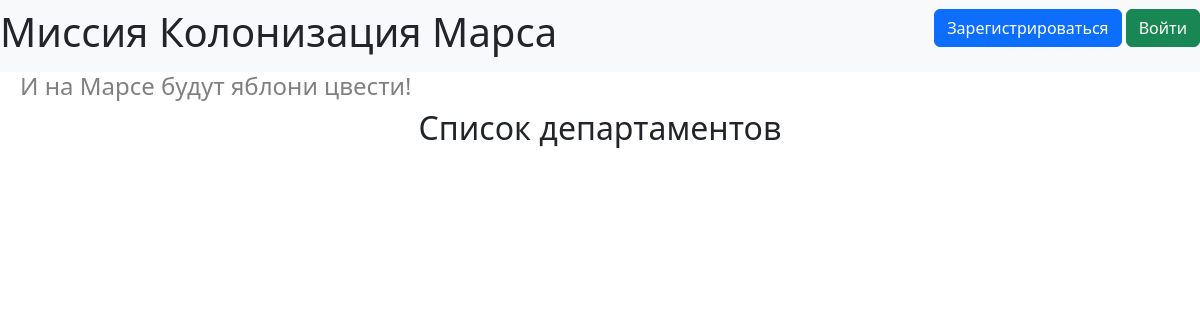
The page /departments on the database as committed earlier.
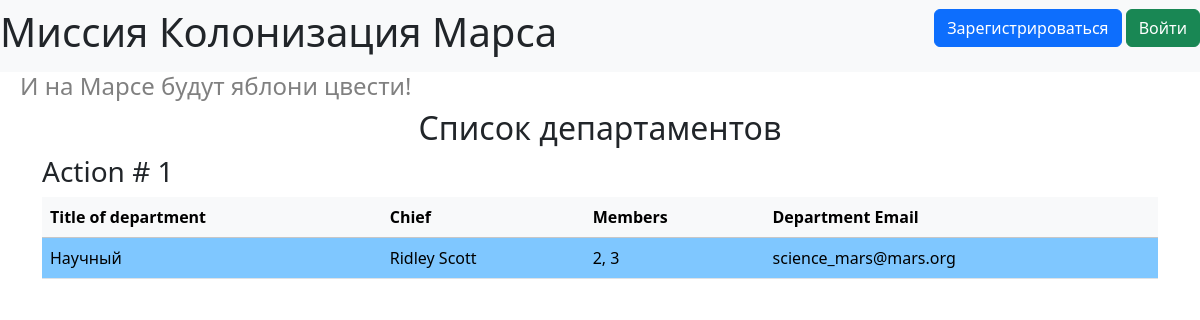
The same page on the database as committed later.
### data/departments.py (models this page shows)
class Department(db_session.SqlAlchemyBase, SerializerMixin):
    __tablename__ = 'departments'
    id = sqlalchemy.Column(sqlalchemy.Integer,
                           primary_key=True, autoincrement=True)
    title = sqlalchemy.Column(sqlalchemy.String, nullable=True)
    chief = sqlalchemy.Column(sqlalchemy.Integer, sqlalchemy.ForeignKey("users.id"))
    members = sqlalchemy.Column(sqlalchemy.String, nullable=True)
    email = sqlalchemy.Column(sqlalchemy.String,
                              index=True, unique=True, nullable=True)
    user2 = orm.relationship('User')

### data/users.py (models this page shows, shortened)
class User(db_session.SqlAlchemyBase, UserMixin, SerializerMixin):
    __tablename__ = 'users'
    id = sqlalchemy.Column(sqlalchemy.Integer,
                           primary_key=True, autoincrement=True)
    surname = sqlalchemy.Column(sqlalchemy.String, nullable=True)
    name = sqlalchemy.Column(sqlalchemy.String, nullable=True)
    age = sqlalchemy.Column(sqlalchemy.Integer, nullable=True)
    position = sqlalchemy.Column(sqlalchemy.String, nullable=True)
    speciality = sqlalchemy.Column(sqlalchemy.String, nullable=True)
    address = sqlalchemy.Column(sqlalchemy.String, nullable=True)
    email = sqlalchemy.Column(sqlalchemy.String,
                              index=True, unique=True, nullable=True)
    hashed_password = sqlalchemy.Column(sqlalchemy.String, nullable=True)
    modified_date = sqlalchemy.Column(sqlalchemy.DateTime,
                                     default=datetime.datetime.now)
    jobs = orm.relationship('Job', back_populates='user')
    departments = orm.relationship('Department', back_populates='user2')

### index2.py (the view)
@app.route('/departments')
def show_departments():
    db_sess = db_session.create_session()
    departments = db_sess.query(Department).all()
    return render_template('departments.html', title='Заготовка', departments=departments)

### data/db_session.py (called while the page is built)
def create_session() -> Session:
    global __factory
    return __factory()

### templates/departments.html (shortened to what this page needs)
{% extends "base.html" %}
{% block content %}
<h2 align="center">Список департаментов</h2>
{% for item in departments %}
    <h3>Action # {{ item.id }}</h3>
    <table class="table">
        <thead>
            <tr class="table-light">
                <th scope="col">Title of department</th>
                <th scope="col">Chief</th>
                <th scope="col">Members</th>
                <th scope="col">Department Email</th>
            </tr>
        </thead>
        <tbody>
            <tr>
                <td style="background-color: #7fc7ff">{{ item.title }}</td>
                <td style="background-color: #7fc7ff">{{ item.user2.name }} {{ item.user2.surname }}</td>
                <td style="background-color: #7fc7ff">{{ item.members }}</td>
                <td style="background-color: #7fc7ff">{{ item.email }}</td>
            </tr>
        </tbody>
    </table>
{% endfor %}
{% endblock %}

Rows that differ between the two databases and show on the page:
added Department: id "1", title "Научный", user2.name "Ridley", user2.surname "Scott", members "2, 3", email "science_mars@mars.org"
